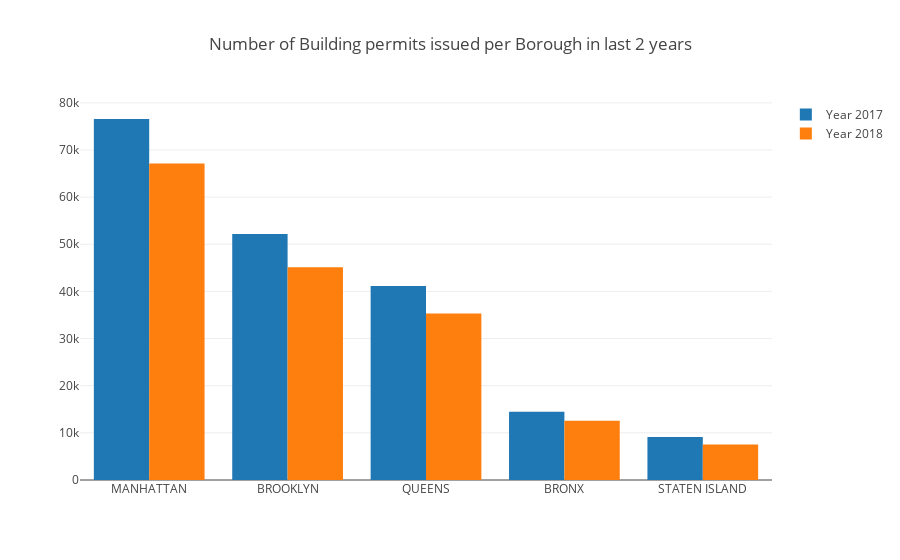

Notebook cell for this chart:
### Markdown cell above
## Let\`s get the Number of permits issued per bourough in last 2 years.

### Code cell
issuedYearGroups = permits_issued.groupby(["Issued_Year"])
issuedYear2017 = issuedYearGroups.get_group(2017.0)
issuedYear2018 = issuedYearGroups.get_group(2018.0)
uniqueBorough = permits_issued["BOROUGH"].value_counts().index.values

trace1 = go.Bar(
    x=uniqueBorough,
    y=issuedYear2017["BOROUGH"].value_counts().values,
    name = "Year 2017"
)

trace2 = go.Bar(
    x=uniqueBorough,
    y=issuedYear2018["BOROUGH"].value_counts().values,
    name = "Year 2018"
)

layout2 = go.Layout(
    title = 'Number of Building permits issued per Borough in last 2 years'
)

fig2 = go.Figure(data=[trace1, trace2], layout=layout2)
plotly.offline.iplot(fig2, filename='grouped-bar')

### Figure 1 — Plotly figure (JSON) as saved in the notebook; plotly's stock layout.template omitted (floating-point values rounded to 4 significant figures)
{"data": [{"name": "Year 2017", "type": "bar", "uid": "fc5bed14-7664-449b-846d-528340c61740", "x": ["MANHATTAN", "BROOKLYN", "QUEENS", "BRONX", "STATEN ISLAND"], "y": [76574, 52203, 41152, 14495, 9117]}, {"name": "Year 2018", "type": "bar", "uid": "f653affd-b183-4215-b739-318339400326", "x": ["MANHATTAN", "BROOKLYN", "QUEENS", "BRONX", "STATEN ISLAND"], "y": [67139, 45151, 35312, 12588, 7512]}], "layout": {"title": {"text": "Number of Building permits issued per Borough in last 2 years"}}}
